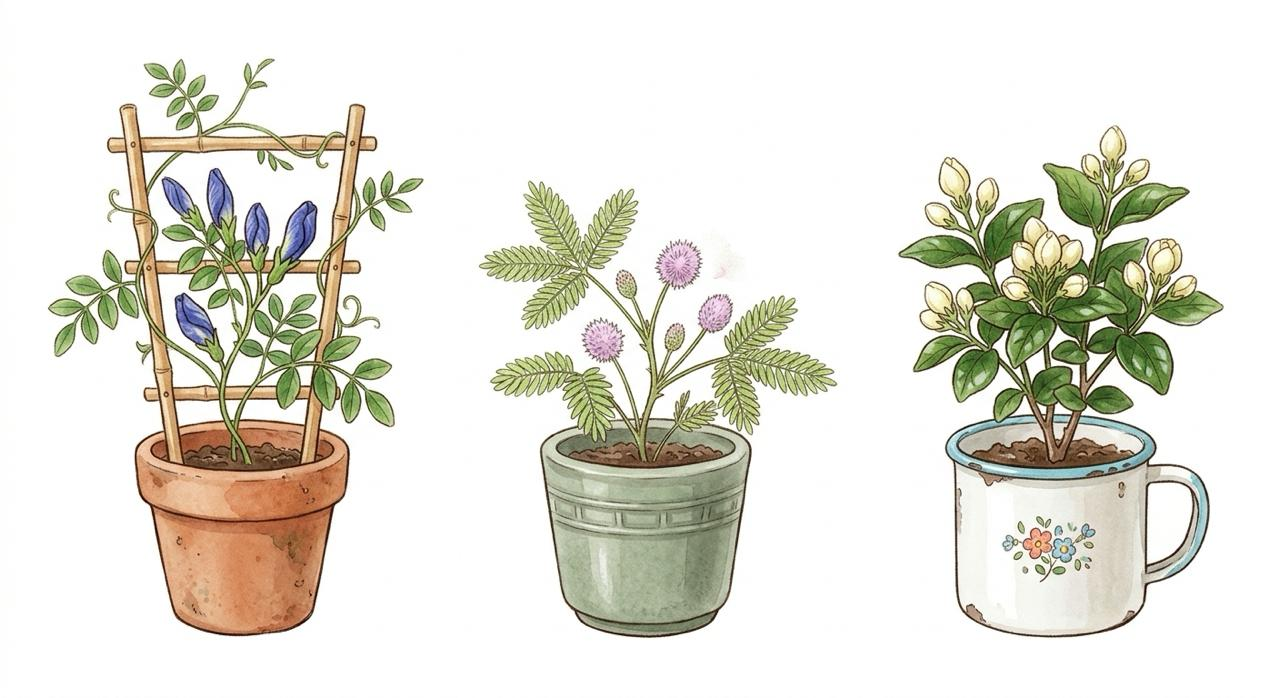
#> input picture src/vi_1128/buds3.jpg, 1280 x 698 px, found by its file name
$ python cut_buds3.py
#> lines starting #> are read from the running program, lines starting #| are printed output that depends on the picture; after the words box and inside, x2 and y2 are one past the last pixel; in counts of white or black regions, pixels touching at a corner belong together
# Vi 28/11 (src/vi_1128/buds3.jpg): the missing middle (bud) stage of butterfly pea (trellis, closed blue buds),
# mimosa (pink puff buds) and jasmine (white buds, enamel mug) -> assets/bpea1, mimosa1, jasmine1.
# Outline filled, then the paper showing through gaps (trellis rungs, mug handle, between leaves) is punched out again.
import sys
import cv2, numpy as np
G = sys.argv[1] if len(sys.argv) > 1 else '.'
im = cv2.imread(f'{G}/src/vi_1128/buds3.jpg')
#> im is the input picture: shape (698, 1280, 3); mean B, G, R 216.9, 226.8, 228.4
g = cv2.cvtColor(im, cv2.COLOR_BGR2GRAY); hsv = cv2.cvtColor(im, cv2.COLOR_BGR2HSV)
#> after `hsv = cv2.cvtColor(im, cv2.COLOR_BGR2HSV)`: hsv: shape (698, 1280, 3); mean H, S, V 15.3, 23.8, 230.7
FG = ((g < 238) | (hsv[..., 1] > 18)).astype(np.uint8) * 255
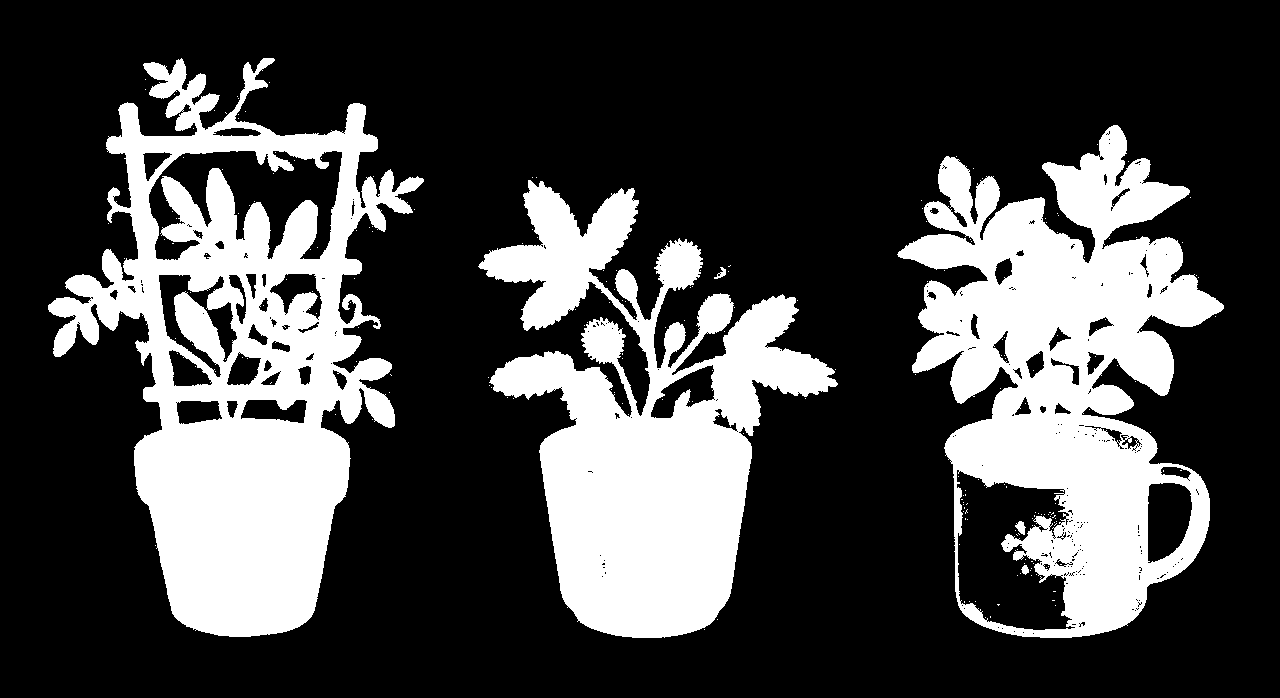
#> FG: shape (698, 1280); 27.8% white; 221 white regions (215 under 20 px), largest, box (x1, y1, x2, y2) and area: (48, 58, 424, 637) 92699, (897, 125, 1224, 638) 82302, (478, 180, 838, 638) 73131, (1015, 521, 1026, 535) 91, (714, 267, 726, 279) 61, (1021, 565, 1029, 575) 53
PAPER = ((g > 246) & (hsv[..., 1] < 10)).astype(np.uint8)
#> PAPER: shape (698, 1280); values 0 (black) and 1 (white), 69.5% white; 956 black regions (949 under 20 px), largest, box (x1, y1, x2, y2) and area: (48, 56, 426, 638) 100048, (896, 123, 1225, 640) 93270, (477, 179, 840, 639) 76912
def save(name, box, hole=150, keep_box=None):
#> called with name = 'bpea1', box = (35, 50, 435, 672), hole = 150
    x0, y0, x1, y1 = box
    m = cv2.morphologyEx(FG[y0:y1, x0:x1], cv2.MORPH_CLOSE, np.ones((5, 5), np.uint8))
#> m: shape (622, 400); 38.4% white; 7 white regions (6 under 20 px)
    cnts, _ = cv2.findContours(m, cv2.RETR_EXTERNAL, cv2.CHAIN_APPROX_SIMPLE)
#> cnts = 6 contours, 5 with area under 20; largest, box (x1, y1, x2, y2) and area: (13, 8, 389, 587) 113146
    big = max(cv2.contourArea(c) for c in cnts)
#> big = 113145.5
    keep = np.zeros_like(m); cv2.drawContours(keep, [c for c in cnts if cv2.contourArea(c) > max(120, big * 0.02)], -1, 255, -1)
#> after `cv2.drawContours(keep, [c for c in cnts if cv2.contourArea(c) > max(12`: keep: shape (622, 400); 46.1% white; 1 white region, box (x1, y1, x2, y2) and area: (13, 8, 389, 587) 114671
    n, lab, st, _ = cv2.connectedComponentsWithStats(PAPER[y0:y1, x0:x1] * (keep > 0).astype(np.uint8))
#> lab: shape (622, 400) int32; 112 distinct labels, from 0 to 111
#> n = 112; st = 112 rows, first 6: [0, 0, 400, 622, 231516], [133, 20, 3, 2, 6], [226, 20, 1, 1, 1], [122, 30, 6, 3, 9], [148, 31, 5, 8, 19], [231, 32, 3, 2, 4]
    for j in range(1, n):
        if st[j, 4] <= hole: continue
        if keep_box:   # the white enamel mug is paper-white too: gaps inside its body stay
            kx0, ky0, kx1, ky1 = keep_box; x, y, w, h = st[j, :4]
            if x >= kx0 - x0 and y >= ky0 - y0 and x + w <= kx1 - x0 and y + h <= ky1 - y0: continue
        keep[lab == j] = 0
#> keep: shape (622, 400); 39.8% white; 146 white regions (145 under 20 px), largest, box (x1, y1, x2, y2) and area: (13, 8, 389, 587) 98845
    a = cv2.GaussianBlur(keep, (3, 3), 0)
    out = cv2.cvtColor(im[y0:y1, x0:x1], cv2.COLOR_BGR2BGRA); out[..., 3] = a
    ys, xs = np.where(a > 20); out = out[ys.min():ys.max() + 1, xs.min():xs.max() + 1]
    cv2.imwrite(f'{G}/assets/{name}.png', out); print(name, out.shape[1], out.shape[0])
#| bpea1 378 581
save('bpea1', (35, 50, 435, 672))
save('mimosa1', (465, 170, 845, 645))
#> call 2 of save, with name = 'mimosa1', box = (465, 170, 845, 645), hole = 150
#> in save (call 2), `m = cv2.morphologyEx(FG[y0:y1, x0:x1], cv2.MORPH_CLOSE, np.ones((5, 5)..`: m: shape (475, 380); 41.4% white; 4 white regions (2 under 20 px)
#> in save (call 2), `cnts, _ = cv2.findContours(m, cv2.RETR_EXTERNAL, cv2.CHAIN_APPROX_SIMP..`: cnts = 4 contours, 2 with area under 20; largest, box (x1, y1, x2, y2) and area: (13, 7, 373, 468) 76390, (249, 95, 266, 109) 66
#> in save (call 2), `big = max(cv2.contourArea(c) for c in cnts)`: big = 76390
#> in save (call 2), `cv2.drawContours(keep, [c for c in cnts if cv2.contourArea(c) > max(12`: keep: shape (475, 380); 43.1% white; 1 white region, box (x1, y1, x2, y2) and area: (13, 7, 373, 468) 77780
#> in save (call 2), `n, lab, st, _ = cv2.connectedComponentsWithStats(PAPER[y0:y1, x0:x1] *..`:
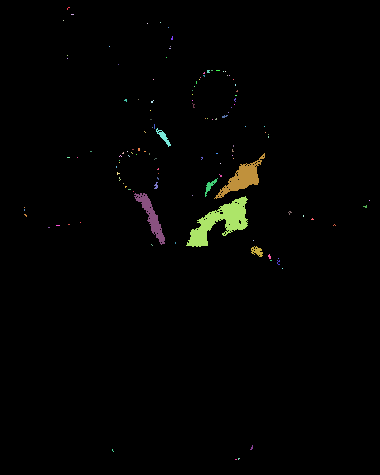
#> lab: shape (475, 380) int32; 126 distinct labels, from 0 to 125; one colour per label, 0 black
#> in save (call 2), `n, lab, st, _ = cv2.connectedComponentsWithStats(PAPER[y0:y1, x0:x1] *..`: n = 126; st = 126 rows, first 6: [0, 0, 380, 475, 177481], [67, 7, 3, 3, 4], [71, 14, 3, 1, 3], [63, 20, 1, 1, 1], [147, 23, 1, 1, 1], [160, 22, 1, 1, 1]
#> after the loop in save (call 2), `for j in range(1, n):`:
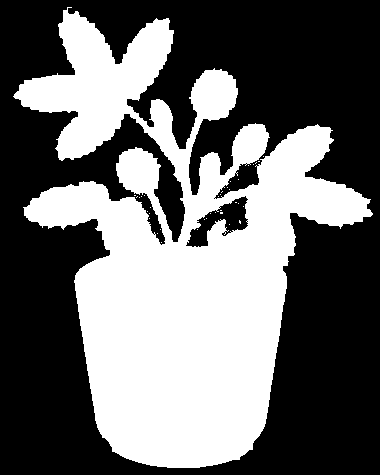
#> keep: shape (475, 380); 41.7% white; 37 white regions (36 under 20 px), largest, box (x1, y1, x2, y2) and area: (13, 7, 373, 468) 75253
#| mimosa1 362 463
save('jasmine1', (885, 115, 1230, 655), hole=300, keep_box=(940, 410, 1160, 650))
#> in save (call 3), `m = cv2.morphologyEx(FG[y0:y1, x0:x1], cv2.MORPH_CLOSE, np.ones((5, 5)..`: m: shape (540, 345); 46.3% white; 9 white regions (8 under 20 px)
#> in save (call 3), `cnts, _ = cv2.findContours(m, cv2.RETR_EXTERNAL, cv2.CHAIN_APPROX_SIMP..`: cnts = 4 contours, 3 with area under 20; largest, box (x1, y1, x2, y2) and area: (12, 10, 339, 523) 100748
#> in save (call 3), `cv2.drawContours(keep, [c for c in cnts if cv2.contourArea(c) > max(12`: keep: shape (540, 345); 54.8% white; 1 black region, box (x1, y1, x2, y2) and area: (0, 0, 345, 540) 84291
#> in save (call 3), `n, lab, st, _ = cv2.connectedComponentsWithStats(PAPER[y0:y1, x0:x1] *..`: lab: shape (540, 345) int32; 244 distinct labels, from 0 to 243
#> in save (call 3), `n, lab, st, _ = cv2.connectedComponentsWithStats(PAPER[y0:y1, x0:x1] *..`: n = 244; st = 244 rows, first 6: [0, 0, 345, 540, 175799], [71, 42, 1, 2, 2], [217, 42, 1, 2, 2], [238, 44, 1, 1, 1], [239, 46, 7, 7, 24], [193, 52, 3, 2, 3]
#> after the loop in save (call 3), `for j in range(1, n):`: keep: shape (540, 345); 53.3% white; 2 black regions, box (x1, y1, x2, y2) and area: (0, 0, 345, 540) 84291, (263, 368, 306, 446) 2655
#| jasmine1 329 515

# jasmine2 (bloom, src/vi_1127/plants4.jpg): Vi drew a soft glow of scent dots around the flowers. The old cut kept it as a
# hard cream patch; here the plant and mug stay opaque and the glow fades with its own lightness.
im2 = cv2.imread(f'{G}/src/vi_1127/plants4.jpg')[212:670, 947:1244]
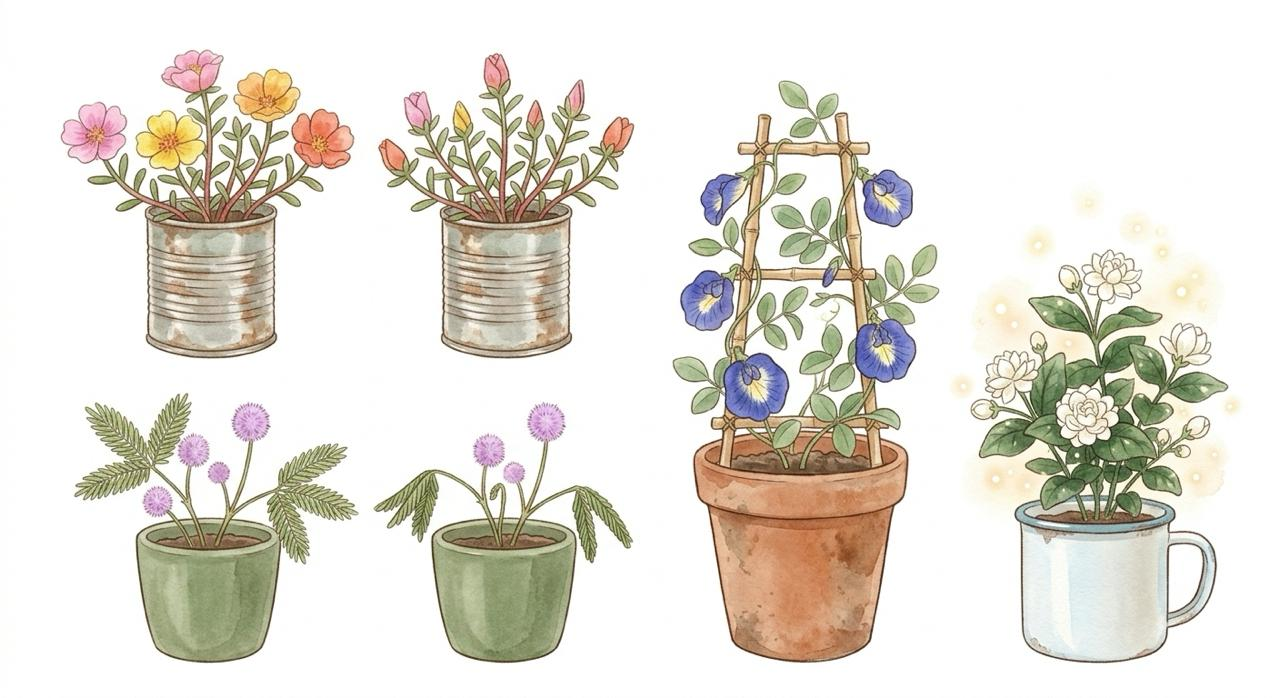
#> input picture src/vi_1127/plants4.jpg, 1280 x 698 px, found by its file name
g2 = cv2.cvtColor(im2, cv2.COLOR_BGR2GRAY).astype(np.float32); hsv2 = cv2.cvtColor(im2, cv2.COLOR_BGR2HSV)
#> after `hsv2 = cv2.cvtColor(im2, cv2.COLOR_BGR2HSV)`: hsv2: shape (458, 297, 3); mean H, S, V 27.9, 23.2, 222.7
solid = ((g2 < 200) | (hsv2[..., 1] > 45)).astype(np.uint8) * 255
#> solid: shape (458, 297); 24.5% white; 47 white regions (37 under 20 px), largest, box (x1, y1, x2, y2) and area: (24, 37, 281, 451) 32124, (223, 68, 249, 92) 345, (39, 255, 60, 279) 306
solid = cv2.morphologyEx(solid, cv2.MORPH_CLOSE, np.ones((9, 9), np.uint8))
#> solid: shape (458, 297); 33.3% white; 8 white regions (2 under 20 px)
cnts, _ = cv2.findContours(solid, cv2.RETR_EXTERNAL, cv2.CHAIN_APPROX_SIMPLE)
#> cnts = 8 contours, 3 with area under 20; largest, box (x1, y1, x2, y2) and area: (24, 37, 281, 451) 65372, (223, 68, 249, 92) 418, (45, 87, 71, 118) 210, (245, 259, 255, 273) 78, (83, 24, 95, 36) 40
big = max(cv2.contourArea(c) for c in cnts)
#> big = 65372.5
body = np.zeros_like(solid); cv2.drawContours(body, [c for c in cnts if cv2.contourArea(c) > big * 0.002], -1, 255, -1)
#> after `cv2.drawContours(body, [c for c in cnts if cv2.contourArea(c) > big * `: body: shape (458, 297); 49.2% white; 3 white regions
mug = np.zeros_like(body); mug[285:, :] = 255   # the mug (from its rim down) is white enamel: keep it whole, handle hole aside
cm, _ = cv2.findContours(((g2 < 238) | (hsv2[..., 1] > 18)).astype(np.uint8)[285:] * 255, cv2.RETR_EXTERNAL, cv2.CHAIN_APPROX_SIMPLE)
#> cm = 4 contours, 3 with area under 20; largest, box (x1, y1, x2, y2) and area: (40, 0, 271, 167) 27668
mm = np.zeros_like(body[285:]); cv2.drawContours(mm, [max(cm, key=cv2.contourArea)], -1, 255, -1); mug[285:] = mm
#> after `cv2.drawContours(mm, [max(cm, key=cv2.contourArea)], -1, 255, -1)`: mm: shape (173, 297); 54.5% white; 2 black regions (1 under 20 px), largest, box (x1, y1, x2, y2) and area: (0, 0, 297, 173) 23354
#> after `mug[285:] = mm`: mug: shape (458, 297); 20.6% white; 1 white region, box (x1, y1, x2, y2) and area: (40, 285, 271, 452) 28015
hole = ((g2 > 246) & (hsv2[..., 1] < 10)).astype(np.uint8)[285:] * (mm > 0)
#> hole: shape (173, 297); values 0 (black) and 1 (white), 6.3% white; 48 white regions (45 under 20 px), largest, box (x1, y1, x2, y2) and area: (222, 48, 255, 113) 1677, (102, 46, 128, 153) 1413, (241, 37, 256, 45) 34
n, lab, st, _ = cv2.connectedComponentsWithStats(hole)
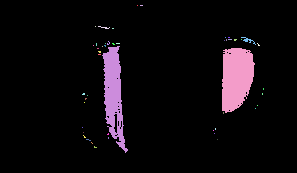
#> lab: shape (173, 297) int32; 49 distinct labels, from 0 to 48; one colour per label, 0 black
#> n = 49; st = 49 rows, first 6: [0, 0, 297, 173, 48138], [137, 5, 1, 1, 1], [140, 5, 3, 1, 3], [95, 26, 1, 1, 1], [98, 26, 12, 3, 14], [112, 28, 2, 1, 2]
for j in range(1, n):
    if st[j, 4] > 150 and st[j, 0] > 200: mug[285:][lab == j] = 0   # inside the handle
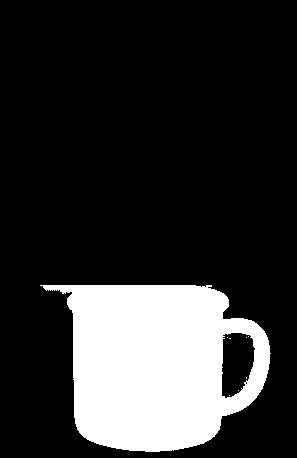
#> mug: shape (458, 297); 19.4% white; 8 white regions (7 under 20 px), largest, box (x1, y1, x2, y2) and area: (40, 285, 271, 452) 26329
glow = np.clip((252 - cv2.GaussianBlur(g2, (5, 5), 0)) * 12, 0, 190)
glow = cv2.GaussianBlur(cv2.morphologyEx(glow, cv2.MORPH_CLOSE, cv2.getStructuringElement(cv2.MORPH_ELLIPSE, (17, 17))), (7, 7), 0)   # the dots' white centres are lit too   # the cream glow: a few percent darker than the paper
a = np.maximum(np.maximum(body, mug).astype(np.float32), glow)
#> a: shape (458, 297) float32
a = cv2.GaussianBlur(a, (3, 3), 0).astype(np.uint8)
out = cv2.cvtColor(im2, cv2.COLOR_BGR2BGRA); out[..., 3] = a
solid_all = cv2.dilate(np.maximum(body, mug), np.ones((3, 3), np.uint8)) > 0
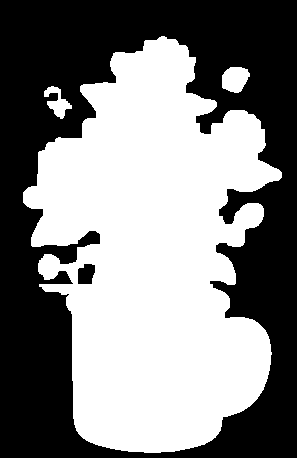
#> solid_all: shape (458, 297) bool; 51.4% white; 2 black regions, box (x1, y1, x2, y2) and area: (0, 0, 297, 458) 65763, (78, 264, 95, 284) 286
out[~solid_all, :3] = (200, 240, 255)   # the glow itself: one warm cream (BGR), its strength in alpha only
ys, xs = np.where(a > 20); out = out[ys.min():ys.max() + 1, xs.min():xs.max() + 1]
cv2.imwrite(f'{G}/assets/jasmine2.png', out); print('jasmine2', out.shape[1], out.shape[0])
#| jasmine2 297 458
